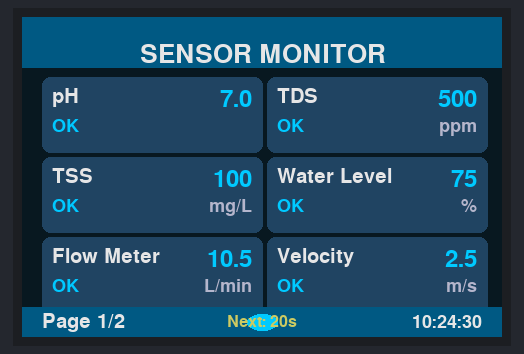
This program was run on a simulated Raspberry Pi (BCM pin numbers). Shown: 480×320 colour display. The clock reads 2024-03-15 10:24:30 at power-on unless the program sets it; random numbers come from a fixed seed.

Above: at 0.7 s.
At 3.8 s:
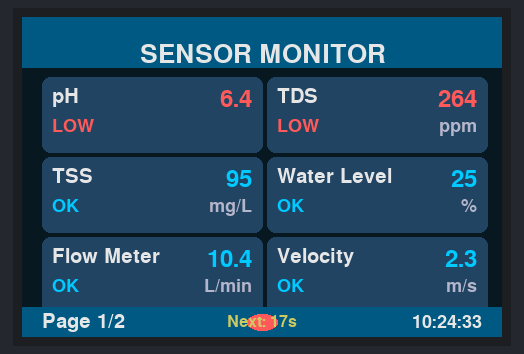
At 9.9 s:
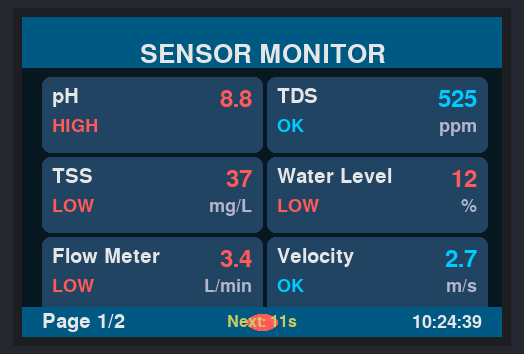
At 12.9 s:
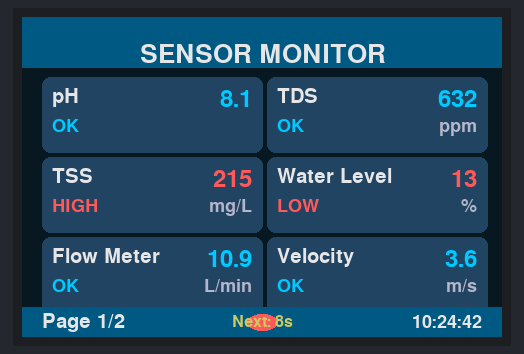
At 16.9 s:
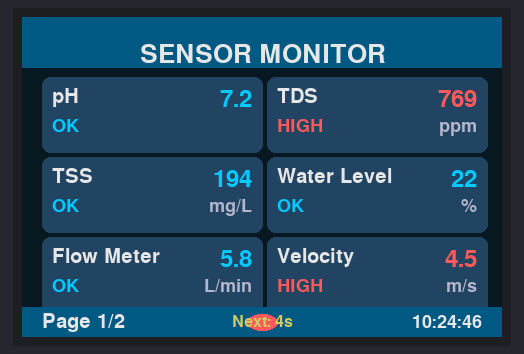
At 21.38 s:
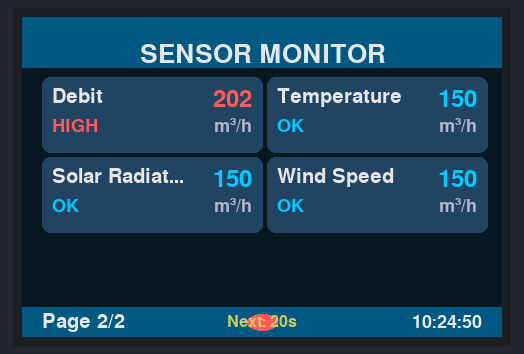

The program:

example_layar.py
```python
from luma.core.interface.serial import spi
from luma.core.render import canvas
from luma.lcd.device import ili9488
from PIL import Image, ImageDraw, ImageFont
import time
import random
import math

# Inisialisasi perangkat
serial = spi(port=0, device=0, gpio_DC=23, gpio_RST=24)
device = ili9488(serial, rotate=2, gpio_LIGHT=18, active_low=False)
device.backlight(True)

# Font untuk tampilan - ukuran lebih kecil untuk layar 480x320
font_title = ImageFont.truetype(
    "/usr/share/fonts/truetype/freefont/FreeSansBold.ttf", 26
)
font_label = ImageFont.truetype(
    "/usr/share/fonts/truetype/freefont/FreeSansBold.ttf", 20
)
font_value = ImageFont.truetype(
    "/usr/share/fonts/truetype/freefont/FreeSansBold.ttf", 24
)
font_unit = ImageFont.truetype(
    "/usr/share/fonts/truetype/freefont/FreeSansBold.ttf", 18
)
font_page = ImageFont.truetype(
    "/usr/share/fonts/truetype/freefont/FreeSansBold.ttf", 20
)
font_time = ImageFont.truetype(
    "/usr/share/fonts/truetype/freefont/FreeSansBold.ttf", 18
)
font_countdown = ImageFont.truetype(
    "/usr/share/fonts/truetype/freefont/FreeSansBold.ttf", 16
)

# Warna untuk tema
BG_COLOR = (15, 25, 35)  # Dark blue
HEADER_COLOR = (0, 90, 130)  # Deep blue
PANEL_COLOR = (35, 70, 100)  # Medium blue
TEXT_COLOR = (230, 230, 230)  # Light gray
HIGHLIGHT_COLOR = (0, 200, 255)  # Bright blue
WARNING_COLOR = (255, 90, 90)  # Red for warnings
ACCENT_COLOR = (0, 180, 180)  # Teal accent

# Daftar sensor dan nilai awal
sensors = [
    {
        "name": "pH",
        "value": 7.0,
        "unit": "",
        "min": 0,
        "max": 14,
        "warn_min": 6.5,
        "warn_max": 8.5,
    },
    {
        "name": "TDS",
        "value": 500,
        "unit": "ppm",
        "min": 0,
        "max": 1000,
        "warn_min": 300,
        "warn_max": 700,
    },
    {
        "name": "TSS",
        "value": 100,
        "unit": "mg/L",
        "min": 0,
        "max": 500,
        "warn_min": 50,
        "warn_max": 200,
    },
    {
        "name": "Water Level",
        "value": 75,
        "unit": "%",
        "min": 0,
        "max": 100,
        "warn_min": 20,
        "warn_max": 90,
    },
    {
        "name": "Flow Meter",
        "value": 10.5,
        "unit": "L/min",
        "min": 0,
        "max": 20,
        "warn_min": 5,
        "warn_max": 15,
    },
    {
        "name": "Velocity",
        "value": 2.5,
        "unit": "m/s",
        "min": 0,
        "max": 5,
        "warn_min": 1,
        "warn_max": 4,
    },
    {
        "name": "Debit",
        "value": 150,
        "unit": "m³/h",
        "min": 0,
        "max": 300,
        "warn_min": 100,
        "warn_max": 200,
    },
    {
        "name": "Temperature",
        "value": 150,
        "unit": "m³/h",
        "min": 0,
        "max": 300,
        "warn_min": 100,
        "warn_max": 200,
    },
    {
        "name": "Solar Radiation",
        "value": 150,
        "unit": "m³/h",
        "min": 0,
        "max": 300,
        "warn_min": 100,
        "warn_max": 200,
    },
    {
        "name": "Wind Speed",
        "value": 150,
        "unit": "m³/h",
        "min": 0,
        "max": 300,
        "warn_min": 100,
        "warn_max": 200,
    },
]


# Fungsi untuk menggambar panel dengan sudut membulat (versi lebih efisien)
def draw_rounded_panel(draw, x, y, width, height, radius, color):
    # Gambar bagian utama
    draw.rectangle((x + radius, y, x + width - radius, y + height), fill=color)
    draw.rectangle((x, y + radius, x + width, y + height - radius), fill=color)

    # Gambar sudut membulat
    draw.pieslice([x, y, x + 2 * radius, y + 2 * radius], 180, 270, fill=color)
    draw.pieslice(
        [x + width - 2 * radius, y, x + width, y + 2 * radius], 270, 360, fill=color
    )
    draw.pieslice(
        [x, y + height - 2 * radius, x + 2 * radius, y + height], 90, 180, fill=color
    )
    draw.pieslice(
        [x + width - 2 * radius, y + height - 2 * radius, x + width, y + height],
        0,
        90,
        fill=color,
    )


# Fungsi untuk memperbarui nilai sensor secara acak (simulasi)
def update_sensor_values():
    for sensor in sensors:
        if sensor["name"] == "pH":
            sensor["value"] = round(random.uniform(6.0, 9.0), 1)
        elif sensor["name"] == "TDS":
            sensor["value"] = random.randint(200, 900)
        elif sensor["name"] == "TSS":
            sensor["value"] = random.randint(30, 250)
        elif sensor["name"] == "Water Level":
            sensor["value"] = random.randint(10, 95)
        elif sensor["name"] == "Flow Meter":
            sensor["value"] = round(random.uniform(3.0, 18.0), 1)
        elif sensor["name"] == "Velocity":
            sensor["value"] = round(random.uniform(0.5, 4.5), 1)
        elif sensor["name"] == "Debit":
            sensor["value"] = random.randint(80, 250)


# Fungsi untuk menentukan warna nilai berdasarkan kondisi
def get_value_color(sensor):
    if sensor["value"] < sensor["warn_min"] or sensor["value"] > sensor["warn_max"]:
        return WARNING_COLOR
    return HIGHLIGHT_COLOR


# Fungsi untuk menampilkan halaman sensor
def display_sensor_page(page_number, time_left):
    with canvas(device) as draw:
        # Background gradient (dioptimalkan untuk kinerja)
        draw.rectangle(device.bounding_box, fill=BG_COLOR)

        # Header yang lebih ramping
        header_height = 50
        draw.rectangle((0, 0, 480, header_height), fill=HEADER_COLOR)

        # Judul dengan font lebih kecil
        title = "SENSOR MONITOR"
        title_width = draw.textlength(title, font=font_title)
        draw.text(
            (480 // 2 - title_width // 2, 25), title, font=font_title, fill=TEXT_COLOR
        )

        # Tentukan sensor yang akan ditampilkan (6 sensor per halaman)
        start_index = page_number * 6
        end_index = min(start_index + 6, len(sensors))
        page_sensors = sensors[start_index:end_index]

        # Layout dinamis berdasarkan jumlah sensor
        num_sensors = len(page_sensors)
        panel_height = 0
        panel_spacing = 5  # Jarak antar panel

        if num_sensors == 1:
            # Layout untuk satu sensor (lebih kompak)
            x = 20
            y = 60
            panel_width = 440
            panel_height = 200
            draw_rounded_panel(draw, x, y, panel_width, panel_height, 10, PANEL_COLOR)

            # Tampilkan nama sensor
            draw.text(
                (x + 20, y + 20),
                page_sensors[0]["name"],
                font=font_label,
                fill=TEXT_COLOR,
            )

            # Tampilkan nilai sensor
            value_color = get_value_color(page_sensors[0])
            value_text = f"{page_sensors[0]['value']} {page_sensors[0]['unit']}"
            value_font = ImageFont.truetype(
                "/usr/share/fonts/truetype/freefont/FreeSansBold.ttf", 36
            )
            value_width = draw.textlength(value_text, font=value_font)
            draw.text(
                (x + panel_width // 2 - value_width // 2, y + 70),
                value_text,
                font=value_font,
                fill=value_color,
            )

            # Tampilkan indikator rentang
            min_text = f"Min: {page_sensors[0]['warn_min']}"
            max_text = f"Max: {page_sensors[0]['warn_max']}"
            draw.text((x + 30, y + 140), min_text, font=font_label, fill=TEXT_COLOR)
            draw.text(
                (
                    x + panel_width - 30 - draw.textlength(max_text, font=font_label),
                    y + 140,
                ),
                max_text,
                font=font_label,
                fill=TEXT_COLOR,
            )

        else:
            # Layout grid 3x2 untuk 2-6 sensor
            cols = 2
            rows = 3
            panel_width = 220
            panel_height = 75

            for i, sensor in enumerate(page_sensors):
                row = i // cols
                col = i % cols

                x = 20 + col * (panel_width + panel_spacing)
                y = 60 + row * (panel_height + panel_spacing)

                # Pastikan panel tidak keluar batas layar
                if y + panel_height > 310:
                    continue

                draw_rounded_panel(
                    draw, x, y, panel_width, panel_height, 8, PANEL_COLOR
                )

                # Tampilkan nama sensor
                name_text = sensor["name"]
                if draw.textlength(name_text, font=font_label) > 140:
                    name_text = (
                        name_text[:12] + "..." if len(name_text) > 12 else name_text
                    )
                draw.text((x + 10, y + 10), name_text, font=font_label, fill=TEXT_COLOR)

                # Tampilkan nilai sensor
                value_color = get_value_color(sensor)
                value_text = f"{sensor['value']}"
                value_width = draw.textlength(value_text, font=font_value)
                draw.text(
                    (x + panel_width - value_width - 10, y + 10),
                    value_text,
                    font=font_value,
                    fill=value_color,
                )

                # Tampilkan satuan
                draw.text(
                    (
                        x
                        + panel_width
                        - draw.textlength(sensor["unit"], font=font_unit)
                        - 10,
                        y + 40,
                    ),
                    sensor["unit"],
                    font=font_unit,
                    fill=(180, 180, 200),
                )

                # Tampilkan indikator status
                status = "OK"
                if sensor["value"] < sensor["warn_min"]:
                    status = "LOW"
                elif sensor["value"] > sensor["warn_max"]:
                    status = "HIGH"

                status_color = HIGHLIGHT_COLOR if status == "OK" else WARNING_COLOR
                status_width = draw.textlength(status, font=font_unit)
                draw.text((x + 10, y + 40), status, font=font_unit, fill=status_color)

        # Footer dengan informasi halaman
        footer_height = 30
        footer_y = 320 - footer_height
        draw.rectangle((0, footer_y, 480, 320), fill=HEADER_COLOR)

        total_pages = (len(sensors) + 5) // 6
        page_text = f"Page {page_number + 1}/{total_pages}"
        page_width = draw.textlength(page_text, font=font_page)
        draw.text(
            (20, footer_y + footer_height // 2),
            page_text,
            font=font_page,
            fill=TEXT_COLOR,
            anchor="lm",
        )

        # Tampilkan waktu saat ini
        time_text = time.strftime("%H:%M:%S")
        time_width = draw.textlength(time_text, font=font_time)
        draw.text(
            (480 - 20, footer_y + footer_height // 2),
            time_text,
            font=font_time,
            fill=TEXT_COLOR,
            anchor="rm",
        )

        # Indikator status sistem
        status_color = HIGHLIGHT_COLOR
        for sensor in sensors:
            if (
                sensor["value"] < sensor["warn_min"]
                or sensor["value"] > sensor["warn_max"]
            ):
                status_color = WARNING_COLOR
                break
        draw.ellipse(
            (480 // 2 - 15, footer_y + 7, 480 // 2 + 15, footer_y + 23),
            fill=status_color,
        )

        # Tampilkan countdown pergantian halaman
        countdown_text = f"Next: {time_left}s"
        countdown_width = draw.textlength(countdown_text, font=font_countdown)
        draw.text(
            (480 // 2 - countdown_width // 2, footer_y + footer_height // 2),
            countdown_text,
            font=font_countdown,
            fill=(200, 200, 100),
            anchor="lm",
        )


# Main loop
try:
    page_count = (len(sensors) + 5) // 6  # Hitung jumlah halaman
    current_page = 0

    # Tampilkan halaman pertama
    last_update = time.time()
    last_change = time.time()

    while True:
        now = time.time()
        time_left = 20 - int(now - last_change)
        if time_left < 0:
            time_left = 0

        # Perbarui nilai sensor setiap 2 detik
        if now - last_update >= 2:
            update_sensor_values()
            last_update = now

        # Tampilkan halaman saat ini dengan waktu countdown
        display_sensor_page(current_page, time_left)

        # Ganti halaman setiap 20 detik
        if now - last_change >= 20:
            last_change = now
            current_page = (current_page + 1) % page_count

        # Untuk layar yang responsif
        time.sleep(0.1)

except KeyboardInterrupt:
    device.backlight(False)
    device.cleanup()
```

Measured:
- what the display in image 2 shows lasts 0.9 s, from 9.8 s to 10.7 s
